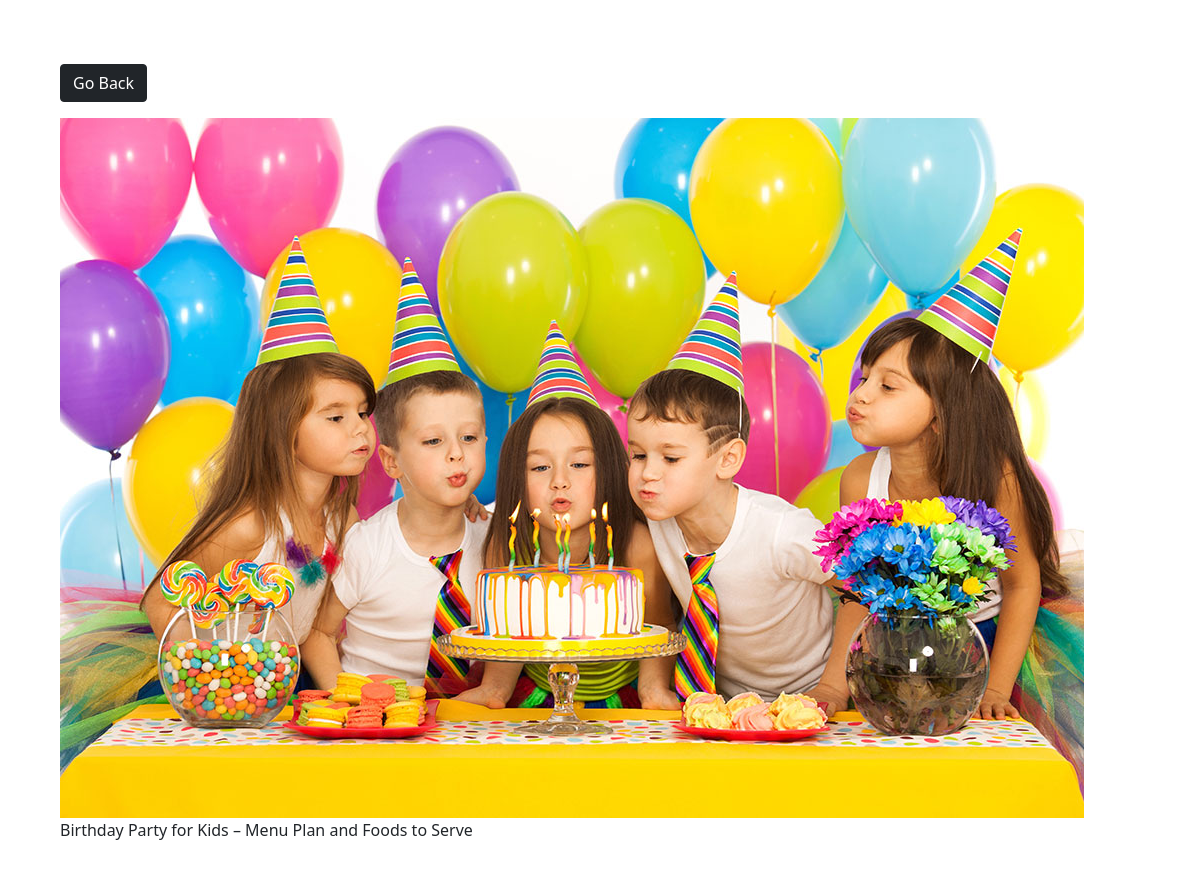
Screenshot of /photos/5/ with the database file from the repository.
### photos/models.py (models this page shows, shortened)
class Photo(models.Model):
    category=models.ForeignKey(Category, on_delete=models.SET_NULL, null=True , blank=True)
    image=models.ImageField(null=False,blank=False)
    description=models.TextField()

### photos/views.py (the view)
# urls.py: path('photos/<str:pk>/', viewPhoto, name='photo'),
def viewPhoto(request,pk):
    photo=Photo.objects.get(id=pk)
    return render(request,'photos/photo.html',{'photo':photo})

### photos/templates/photos/photo.html (shortened to what this page needs)
<!DOCTYPE html>
<html lang="en">
<head>
    <link href="https://cdn.jsdelivr.net/npm/bootstrap@5.1.3/dist/css/bootstrap.min.css" rel="stylesheet"
>
</head>
<body class="m-5">
<div class="container">
    <div class="row justify-content-center">
        <div class="col">
            <a  href="{% url 'gallery' %}" class="btn btn-dark my-3">Go Back</a>
            <div style="height: 90vh;">
                <img style="max-width: 100% max-height: 100%;" src="{{ photo.image.url }}">
                <p> {{ photo.description }} </p>
            </div>
        </div>
    </div>
</div>
</body>
</html>

### rows the page displays
Photo: image (picture), description "Birthday Party for Kids – Menu Plan and Foods to Serve"
